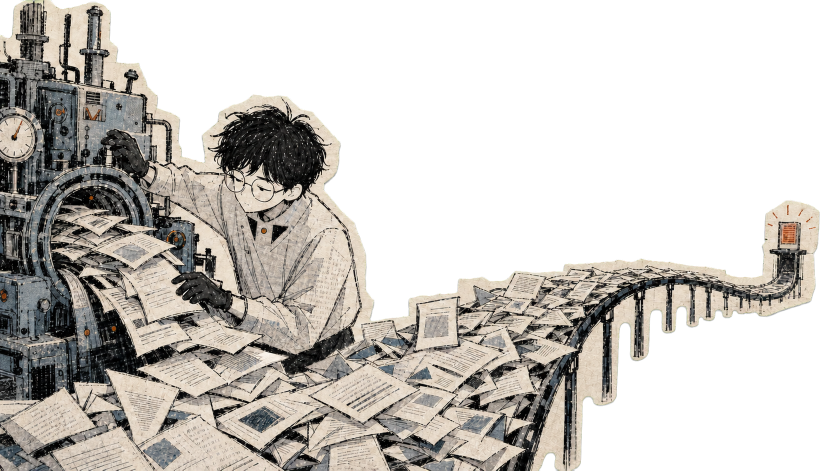
#> input picture examples/images/01-content-overload-transparent.png, 1672 x 941 px (shown at 1/2 size)
$ python -i remove_chroma_key.py   (imports and definitions only)
#> lines starting #> are read from the running program, lines starting #| are printed output that depends on the picture
#> further down, picture is the input picture: PIL image 1672x941 RGBA; mean R, G, B, A 75.7, 72.2, 67.5, 128.8
#!/usr/bin/env python3
"""Convert a flat chroma-key background to a transparent PNG."""

from __future__ import annotations

import argparse
from pathlib import Path
from statistics import median

from PIL import Image


# [5 lines left out: function parse_hex, not called in this run]


def sample_border(image: Image.Image) -> tuple[int, int, int]:
    rgb = image.convert("RGB")
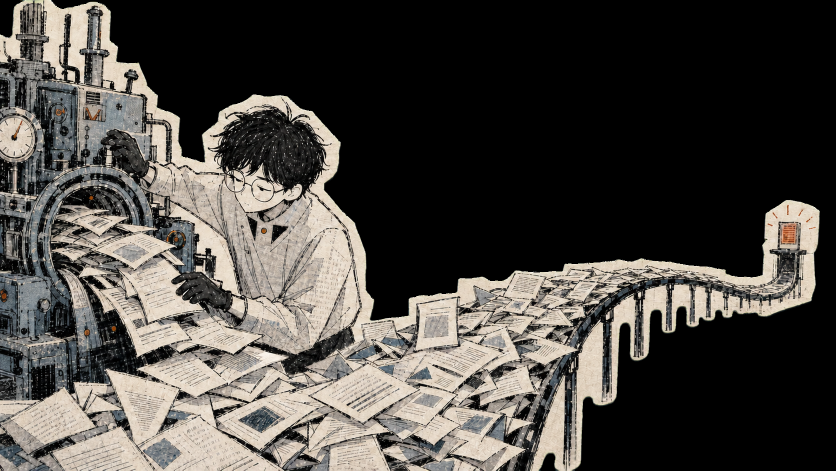
#> rgb: PIL image 1672x941 RGB (shown at 1/2 size); mean R, G, B 75.7, 72.2, 67.5
    w, h = rgb.size
#> w = 1672; h = 941
    step = max(1, min(w, h) // 256)
#> step = 3
    samples = []
    for x in range(0, w, step):
        samples.extend((rgb.getpixel((x, 0)), rgb.getpixel((x, h - 1))))
#> after the loop, samples = 1116 items, first 6: (0, 0, 0), (126, 117, 92), (0, 0, 0), (30, 28, 31), (0, 0, 0), (117, 106, 108)
    for y in range(0, h, step):
        samples.extend((rgb.getpixel((0, y)), rgb.getpixel((w - 1, y))))
#> after the loop, samples = 1744 items, first 6: (0, 0, 0), (126, 117, 92), (0, 0, 0), (30, 28, 31), (0, 0, 0), (117, 106, 108)
    return tuple(round(median(pixel[c] for pixel in samples)) for c in range(3))


def smoothstep(value: float) -> float:
    value = max(0.0, min(1.0, value))
    return value * value * (3 - 2 * value)


# [40 lines left out: function main, not called in this run]


# [2 lines not run here, left out]

>>> from PIL import Image
>>> picture = Image.open('../../examples/images/01-content-overload-transparent.png')
>>> result = sample_border(picture)
#> result = (0, 0, 0)
